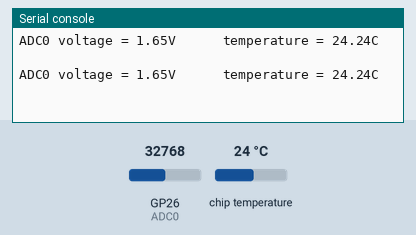
Recording of a program running on a simulated Raspberry Pi Pico running MicroPython. On the bench: the last lines printed to the serial console. The test bench sets the inputs (shaded band); at power-on: chip temperature 24 °C, GP26 (ADC0) = 32768 (analog values on the 0–65535 scale).

Above: at 1.2 s.
1.3 s: chip temperature set to 1 °C
At 2.6 s:
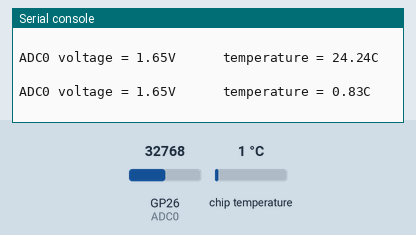
2.8 s: GP26 (ADC0) set to 45874
At 3.5 s:
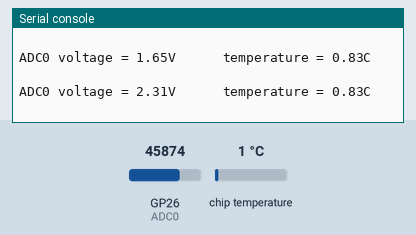
4.3 s: chip temperature set to 11 °C
At 5.6 s:
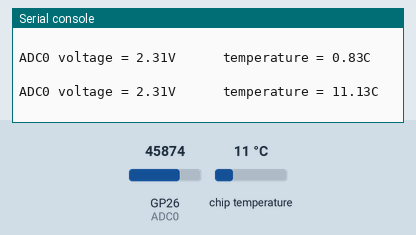
5.8 s: GP26 (ADC0) set to 57670
At 6.8 s:
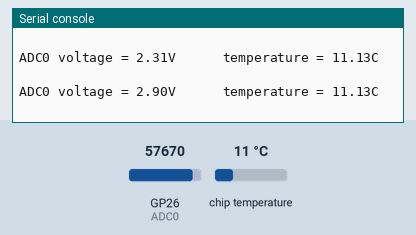
Timing chart, 0 to 8.3 s (numbered marks = the images above; inputs shaded):
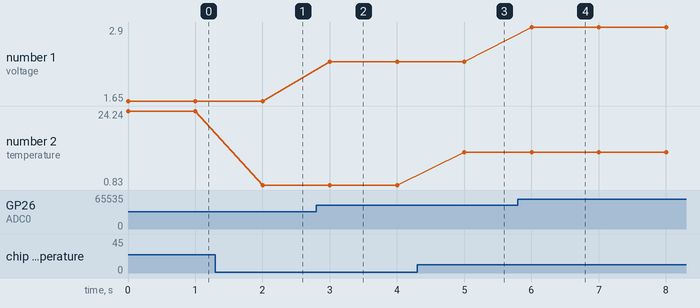

Measured:
- after the input at 1.3 s, the serial console: prints a new line after 0.70 s (image 1)
- after the input at 2.8 s, the serial console: prints a new line after 0.20 s (image 2)
- after the input at 4.3 s, the serial console: prints a new line after 0.70 s (image 3)
- after the input at 5.8 s, the serial console: prints a new line after 0.20 s (image 4)
- plotted number 1: 1.65 → 2.31 after the input at 2.8 s, 2.31 → 2.9 after the input at 5.8 s
- plotted number 2: 24.24 → 0.83 after the input at 1.3 s, 0.83 → 11.13 after the input at 4.3 s

The program:

useADC.py
```python
from machine import Pin,ADC
import utime

ADC0 = ADC(Pin(26))
sensor_temp = ADC(4)

while True:
    read_voltage = ADC0.read_u16()*3.3/65535
    read_temp_voltage = sensor_temp.read_u16()*3.3/65535
    temperature = 27 - (read_temp_voltage-0.706)/0.001721
    print("ADC0 voltage = {0:.2f}V \t\t temperature = {1:.2f}C \r\n".format(read_voltage,temperature))
    utime.sleep_ms(1000)
```
